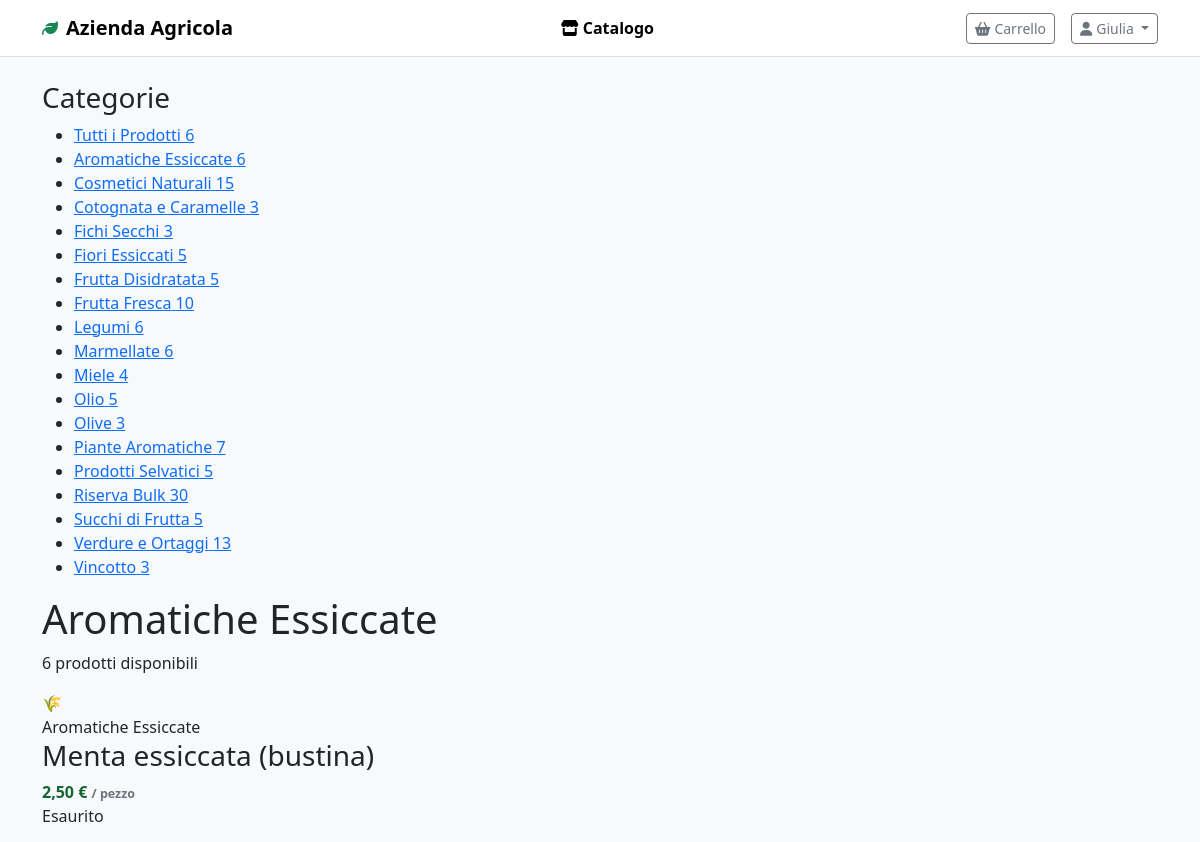
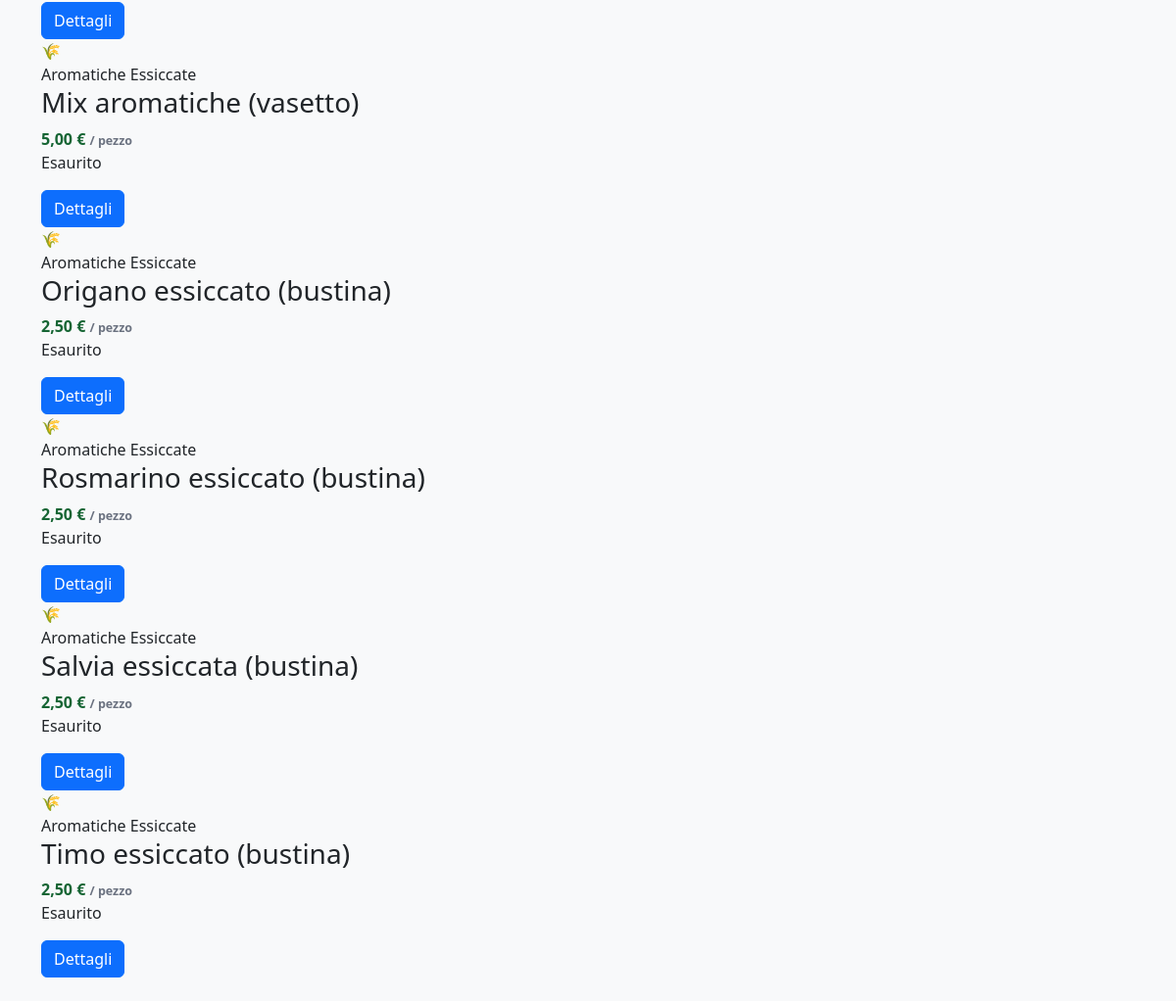
Page /cliente/catalogo.php?categoria=9 (signed in) on the committed database (2 pictures, top to bottom).
### tables this page shows
CREATE TABLE IF NOT EXISTS CATEGORIA (
    idCategoria INT AUTO_INCREMENT PRIMARY KEY,
    nome VARCHAR(100) NOT NULL UNIQUE,
    descrizione TEXT NULL,
    
    INDEX idx_nome (nome)
);

CREATE TABLE IF NOT EXISTS PRODOTTO (
    idProdotto INT AUTO_INCREMENT PRIMARY KEY,
    nome VARCHAR(150) NOT NULL,
    unitaMisura ENUM('kg', 'litro', 'pezzo', 'grammo') NOT NULL,
    prezzoBase DECIMAL(10, 2) NOT NULL DEFAULT 0.00,
    idCategoria INT NOT NULL,
    
    FOREIGN KEY (idCategoria) REFERENCES CATEGORIA(idCategoria) ON DELETE RESTRICT,
    INDEX idx_categoria (idCategoria),
    INDEX idx_nome (nome)
);

### includes/db.php (called while the page is built, shortened)
<?php
function executeQuery($conn, $sql, $params = []) {
    $stmt = mysqli_prepare($conn, $sql);
    if (!empty($params)) {
        $types = '';
        foreach ($params as $param) {
            if (is_int($param))    $types .= 'i';
            elseif (is_float($param)) $types .= 'd';
            else                   $types .= 's';
        }
        mysqli_stmt_bind_param($stmt, $types, ...$params);
    }
    mysqli_stmt_execute($stmt);
    return $stmt;
}
function fetchOne($conn, $sql, $params = []) {
    $stmt  = executeQuery($conn, $sql, $params);
    $result = mysqli_stmt_get_result($stmt);
    $row   = mysqli_fetch_assoc($result);
    return $row;
}
function fetchAll($conn, $sql, $params = []) {
    $stmt   = executeQuery($conn, $sql, $params);
    $result = mysqli_stmt_get_result($stmt);
    $rows   = mysqli_fetch_all($result, MYSQLI_ASSOC);
    return $rows;
}

### includes/functions.php (called while the page is built, shortened)
<?php
function formatPrice($amount) {
    return number_format($amount, 2, ',', '.') . ' €';
}

### cliente/catalogo.php (the view, shortened to what this page needs)
<?php
require_once '../includes/db.php';
require_once '../includes/functions.php';
$categoriaFiltro = isset($_GET['categoria']) ? (int)$_GET['categoria'] : null;
$sqlCategorie = "SELECT c.*, COUNT(p.idProdotto) as totaleProdotti
                 FROM CATEGORIA c
                 LEFT JOIN PRODOTTO p ON c.idCategoria = p.idCategoria
                 GROUP BY c.idCategoria
                 ORDER BY c.nome";
$categorie = fetchAll($conn, $sqlCategorie);
$sqlProdotti = "SELECT p.*, c.nome as nomeCategoria,
                COALESCE(SUM(conf.giacenzaAttuale), 0) as giacenzaTotale
                FROM PRODOTTO p
                INNER JOIN CATEGORIA c ON p.idCategoria = c.idCategoria
                LEFT JOIN CONFEZIONAMENTO conf ON p.idProdotto = conf.idProdotto
                " . ($categoriaFiltro ? "WHERE p.idCategoria = ?" : "") . "
                GROUP BY p.idProdotto
                ORDER BY p.nome";
$params   = $categoriaFiltro ? [$categoriaFiltro] : [];
$prodotti = fetchAll($conn, $sqlProdotti, $params);
$categoriaNome = 'Tutti i Prodotti';
if ($categoriaFiltro) {
    $catData = fetchOne($conn, "SELECT nome FROM CATEGORIA WHERE idCategoria = ?", [$categoriaFiltro]);
    if ($catData) $categoriaNome = $catData['nome'];
}
include '../includes/header_cliente.php';
?>
<div class="catalogo-container">
    <aside class="catalogo-sidebar">
        <div class="categoria-filter">
            <h3 class="categoria-filter-title">Categorie</h3>
            <ul class="categoria-list">
                <li class="categoria-item">
                    <a href="/cliente/catalogo.php"
                       class="categoria-link <?php echo !$categoriaFiltro ? 'active' : ''; ?>">
                        <span>Tutti i Prodotti</span>
                        <span class="categoria-count"><?php echo count($prodotti); ?></span>
                    </a>
                </li>
                <?php foreach ($categorie as $cat): ?>
                    <li class="categoria-item">
                        <a href="/cliente/catalogo.php?categoria=<?php echo $cat['idCategoria']; ?>"
                           class="categoria-link <?php echo $categoriaFiltro == $cat['idCategoria'] ? 'active' : ''; ?>">
                            <span><?php echo htmlspecialchars($cat['nome']); ?></span>
                            <span class="categoria-count"><?php echo $cat['totaleProdotti']; ?></span>
                        </a>
                    </li>
                <?php endforeach; ?>
            </ul>
        </div>
    </aside>
    <main class="catalogo-main">
        <div class="catalogo-header">
            <div class="catalogo-info">
                <h1><?php echo htmlspecialchars($categoriaNome); ?></h1>
                <p class="catalogo-count">
                    <?php echo count($prodotti); ?>
                    prodott<?php echo count($prodotti) != 1 ? 'i' : 'o'; ?>
                    disponibil<?php echo count($prodotti) != 1 ? 'i' : 'e'; ?>
                </p>
            </div>
        </div>
        <?php if (empty($prodotti)): ?>
            <div class="empty-state">
                <div class="empty-state-icon">🌾</div>
                <h3 class="empty-state-title">Nessun prodotto trovato</h3>
                <p class="empty-state-message">Non ci sono prodotti disponibili in questa categoria.</p>
                <a href="/cliente/catalogo.php" class="btn btn-primary">Vedi tutti i prodotti</a>
            </div>
        <?php else: ?>
            <div class="catalogo-grid">
                <?php foreach ($prodotti as $prodotto): ?>
                    <div class="product-card">
                        <div class="product-image">🌾</div>
                        <div class="product-body">
                            <div class="product-category"><?php echo htmlspecialchars($prodotto['nomeCategoria']); ?></div>
                            <h3 class="product-name"><?php echo htmlspecialchars($prodotto['nome']); ?></h3>
                            <div class="product-meta">
                                <div class="product-price">
                                    <?php echo formatPrice($prodotto['prezzoBase']); ?>
                                    <span class="product-price-unit">/ <?php echo htmlspecialchars($prodotto['unitaMisura']); ?></span>
                                </div>
                                <div class="product-availability">
                                    <?php if ($prodotto['giacenzaTotale'] > 0): ?>
                                        <span class="status-badge disponibile">Disponibile</span>
                                        <span class="product-stock"><?php echo $prodotto['giacenzaTotale']; ?> pezzi</span>
                                    <?php else: ?>
                                        <span class="status-badge esaurito">Esaurito</span>
                                    <?php endif; ?>
                                </div>
                            </div>
                            <a href="/cliente/prodotto.php?id=<?php echo $prodotto['idProdotto']; ?>"
                               class="btn btn-primary btn-block" style="margin-top: 1rem;">
                                Dettagli
                            </a>
                        </div>
                    </div>
                <?php endforeach; ?>
            </div>
        <?php endif; ?>
    </main>
</div>
<?php include '../includes/footer.php'; ?>

### css/cliente.css (style rules this page uses)
.product-price { font-size: 1rem; font-weight: 700; color: #166534; }
.product-price-unit { font-size: .78rem; color: #6b7280; }

### rows in the picture
categoria: nome "Aromatiche Essiccate", totaleProdotti "6"
categoria: nome "Cosmetici Naturali", totaleProdotti "15"
categoria: nome "Cotognata e Caramelle", totaleProdotti "3"
categoria: nome "Fichi Secchi", totaleProdotti "3"
categoria: nome "Fiori Essiccati", totaleProdotti "5"
categoria: nome "Frutta Disidratata", totaleProdotti "5"
categoria: nome "Frutta Fresca", totaleProdotti "10"
categoria: nome "Legumi", totaleProdotti "6"
categoria: nome "Marmellate", totaleProdotti "6"
categoria: nome "Miele", totaleProdotti "4"
categoria: nome "Olio", totaleProdotti "5"
categoria: nome "Olive", totaleProdotti "3"
categoria: nome "Piante Aromatiche", totaleProdotti "7"
categoria: nome "Prodotti Selvatici", totaleProdotti "5"
categoria: nome "Riserva Bulk", totaleProdotti "30"
categoria: nome "Succhi di Frutta", totaleProdotti "5"
categoria: nome "Verdure e Ortaggi", totaleProdotti "13"
categoria: nome "Vincotto", totaleProdotti "3"
prodotto: idCategoria.nome "Aromatiche Essiccate", nome "Menta essiccata (bustina)", prezzoBase "2,50 €", unitaMisura "pezzo"
prodotto: idCategoria.nome "Aromatiche Essiccate", nome "Mix aromatiche (vasetto)", prezzoBase "5,00 €", unitaMisura "pezzo"
prodotto: idCategoria.nome "Aromatiche Essiccate", nome "Origano essiccato (bustina)", prezzoBase "2,50 €", unitaMisura "pezzo"
prodotto: idCategoria.nome "Aromatiche Essiccate", nome "Rosmarino essiccato (bustina)", prezzoBase "2,50 €", unitaMisura "pezzo"
prodotto: idCategoria.nome "Aromatiche Essiccate", nome "Salvia essiccata (bustina)", prezzoBase "2,50 €", unitaMisura "pezzo"
prodotto: idCategoria.nome "Aromatiche Essiccate", nome "Timo essiccato (bustina)", prezzoBase "2,50 €", unitaMisura "pezzo"

### other values in the picture
APP_NAME "Azienda Agricola"
explode(' ', getUserName())[0] "Giulia"
count($prodotti) "6"
